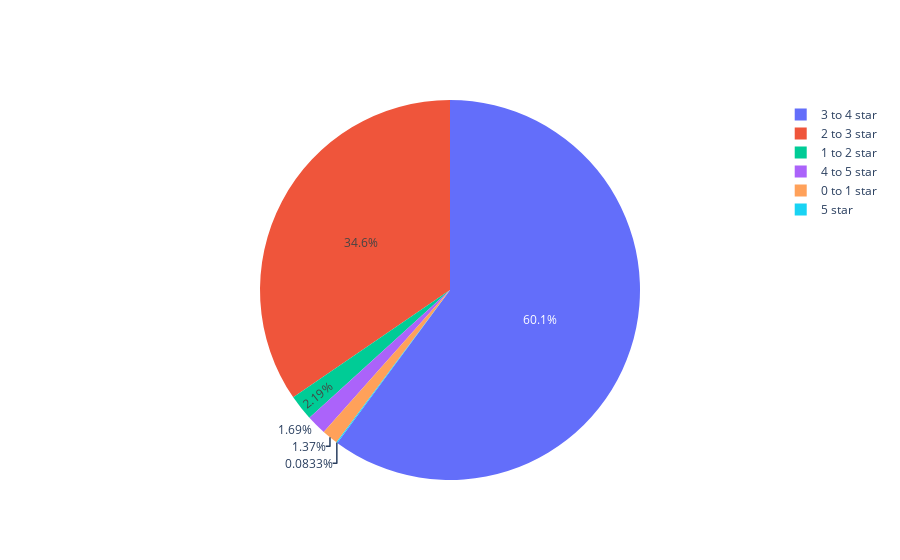

The code cell stored with this chart in its notebook:
### Code cell
print('Split of movies count based on their overall average rating')
# Pie chart, where the slices will be ordered and plotted counter-clockwise:
labels = '5 star', '4 to 5 star', '3 to 4 star', '2 to 3 star', '1 to 2 star', '0 to 1 star'
values = [4, 81, 2886, 1659, 105, 66]

fig = go.Figure(data=[go.Pie(labels=labels, values=values)])
fig.show()

### Figure 1 — Plotly figure (JSON) as saved in the notebook; plotly's stock layout.template omitted (floating-point values rounded to 4 significant figures)
{"data": [{"labels": ["5 star", "4 to 5 star", "3 to 4 star", "2 to 3 star", "1 to 2 star", "0 to 1 star"], "type": "pie", "values": [4, 81, 2886, 1659, 105, 66]}], "layout": {}}
